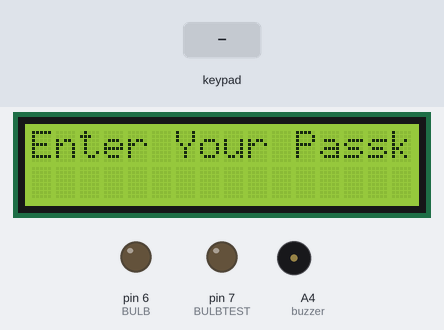
A sketch run on a simulated Arduino Uno, built with avr-gcc and run on an emulated ATmega328P. Shown: 16×2 character LCD, output pins drawn as LEDs (lit = HIGH), buzzer (waves = sounding, pin HIGH). The inputs (shaded band) are chosen by the test bench. EEPROM starts erased; the modem accepts every AT command (registered, SIM ready, sends succeed) and sends nothing else; what the sketch prints to the serial monitor is not drawn.

Above: at 4.3 s.
4.4 s: keypad keys 1 0 1 1 1 2 1 3 # pressed 0.4 s apart
At 6.5 s:
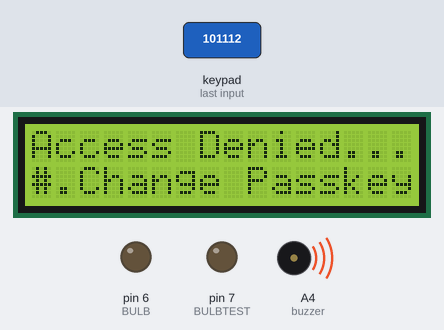
9.5 s: key 'A' pressed
At 11.2 s:
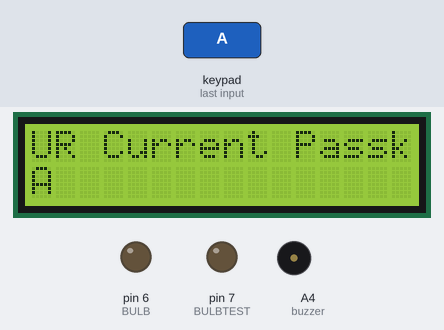
12.3 s: keypad keys 1 0 1 1 1 2 1 3 * pressed 0.4 s apart
At 14.4 s:
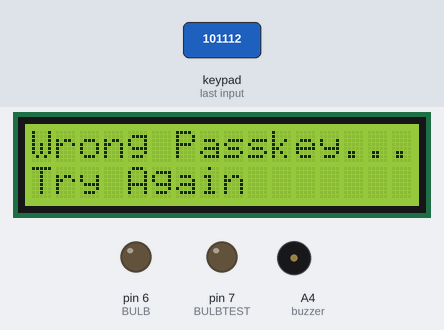
17.4 s: key 'B' pressed
At 18.8 s:
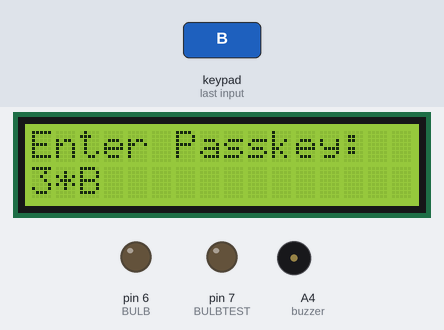
19.2 s: key 'C' pressed
At 19.32 s:
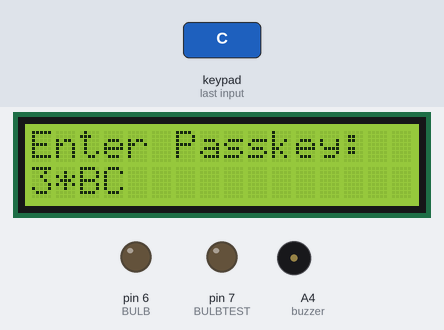
20.9 s: keypad keys 1 0 1 1 1 2 1 3 A pressed 0.4 s apart
At 28.2 s:
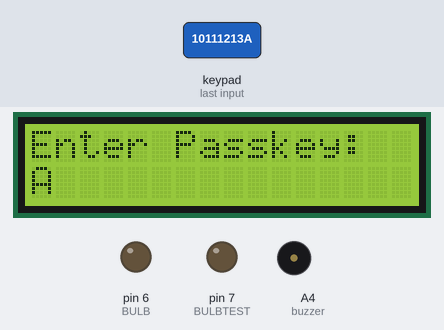
Timing chart, 0 to 28.5 s (numbered marks = the images above; inputs shaded):
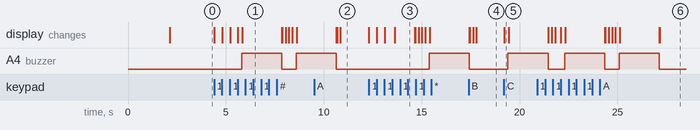

The sketch:

Password_based_doorlock_system_with_password_change_sequence.ino
```cpp
#include <Keypad.h>
#include <LiquidCrystal_I2C.h>
#include<SoftwareSerial.h>
#include<EEPROM.h>
#define BULB 6
#define BULBTEST 7
#define buzzer A4
LiquidCrystal_I2C lcd(0x27,16,2);
char password[4];
char pass[4],pass1[4];
int i=0;
char customKey=0;
const byte ROWS = 4; //four rows
const byte COLS = 4; //four columns

SoftwareSerial mySerial(2,3); // (Rx,Tx > Tx,Rx) char incomingByte; String inputString

char incomingByte;
String inputString;

char hexaKeys[ROWS][COLS] = {
{'1','2','3','A'},
{'4','5','6','B'},
{'7','8','9','C'},
{'*','0','#','D'}
};
byte rowPins[ROWS] = {10,11,12,13}; //connect to the row pinouts of the keypad
byte colPins[COLS] = {A0,A1, 8, 9}; //connect to the column pinouts of the keypad
//initialize an instance of class NewKeypad
Keypad customKeypad = Keypad( makeKeymap(hexaKeys), rowPins, colPins, ROWS, COLS);
void setup()
{
 lcd.init(); //initialize the lcd
    lcd.backlight(); //open the backlight
pinMode(BULB , OUTPUT);
pinMode(BULBTEST, OUTPUT);
Serial.begin(9600);
mySerial.begin(9600);
pinMode(buzzer, OUTPUT);
//  pinMode(m12, OUTPUT);
lcd.print("Password based");
lcd.setCursor(0,1);
lcd.print("Circuit breaker");
delay(2000);
lcd.clear();
lcd.print("Enter Your Passkey:");
lcd.setCursor(0,1);

for(int j=0;j<4;j++)
EEPROM.write(j, j+49);
for(int j=0;j<4;j++)
pass[j]=EEPROM.read(j);

 while(!mySerial.available()){ mySerial.println("AT");
    delay(1000); Serial.println("Connecting...");
     }
 Serial.println("Connected!"); mySerial.println("AT+CMGF=1"); //Set SMS to Text Mode delay(1000); mySerial.println("AT+CNMI=1,2,0,0,0"); //Procedure to handle newly arrived messages(command name in text: new message indications to TE) delay(1000); mySerial.println("AT+CMGL=\"REC UNREAD\""); // Read Unread Messages


}

void loop()
{
customKey = customKeypad.getKey();
if(customKey=='#')
change();
if (customKey)
{
password[i++]=customKey;
lcd.print(customKey);
}
if(i==4)
{
delay(200);
for(int j=0;j<4;j++)
pass[j]=EEPROM.read(j);
if(!(strncmp(password, pass,4)))
{
digitalWrite(BULBTEST, HIGH);
delay (10000);
lcd.clear();
lcd.print("Passkey Accepted");
delay(2000);
lcd.setCursor(0,1);
lcd.print("#.Change Passkey");
delay(2000);
lcd.clear();
lcd.print("Enter Passkey:");
lcd.setCursor(0,1);
i=0;
digitalWrite(BULB, LOW);
digitalWrite(BULBTEST, LOW);
}
else
{
digitalWrite(buzzer, HIGH);
lcd.clear();
lcd.print("Access Denied...");
lcd.setCursor(0,1);
lcd.print("#.Change Passkey");
delay(2000);
lcd.clear();
lcd.print("Enter Passkey:");
lcd.setCursor(0,1);
i=0;
digitalWrite(buzzer, LOW);
}
}
}
void change()
{
int j=0;
lcd.clear();
lcd.print("UR Current Passk");
lcd.setCursor(0,1);
while(j<4)
{
char key=customKeypad.getKey();
if(key)
{
pass1[j++]=key;
lcd.print(key);
}
key=0;
}
delay(500);
if((strncmp(pass1, pass, 4)))
{
lcd.clear();
lcd.print("Wrong Passkey...");
lcd.setCursor(0,1);
lcd.print("Try Again");
delay(1000);
}
else
{
j=0;
lcd.clear();
lcd.print("Enter New Passk:");
lcd.setCursor(0,1);
while(j<4)
{
char key=customKeypad.getKey();
if(key)
{
pass[j]=key;
lcd.print(key);
EEPROM.write(j,key);
j++;
}
}
lcd.print(" Done......");
delay(1000);
}
lcd.clear();
lcd.print("Enter Ur Passk:");
lcd.setCursor(0,1);
customKey=0;


}
```

Measured:
- after the input at 4.4 s, A4 (buzzer): LOW → HIGH after 1.4 s, → LOW 2.0 s later, → HIGH 0.73 s later; the display: first changes at once (image 1 shows a later state)
- after the input at 9.5 s, the display: first differs from a run without the input after 1.3 s (image 2)
- after the input at 12.3 s, A4 (buzzer): LOW → HIGH after 3.1 s; the display: first changes at once (image 3 shows a later state)
- after the input at 17.4 s, the display: first differs from a run without the input after 0.39 s (image 4)
- after the input at 19.2 s, A4 (buzzer): LOW → HIGH after 0.21 s; the display: changes at once (image 5)
- after the input at 20.9 s, the display: first differs from a run without the input after 0.58 s (image 6 shows a later state)
